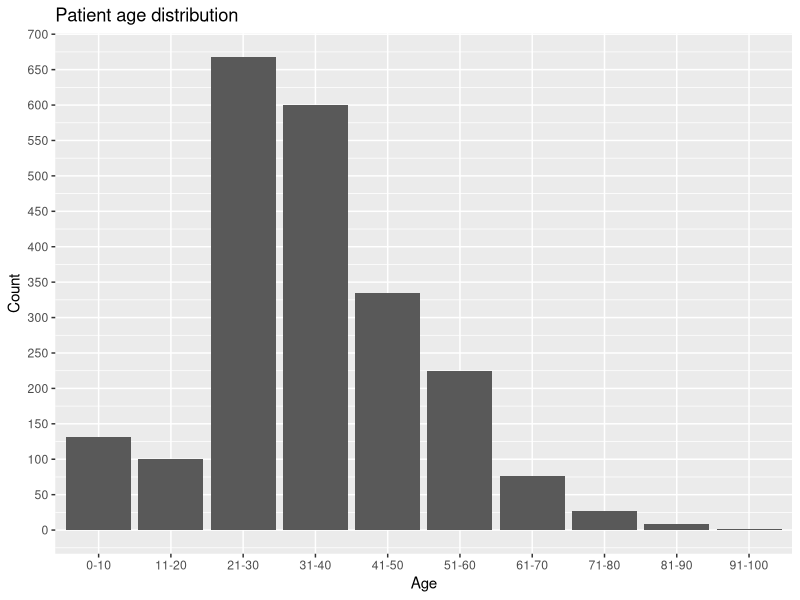
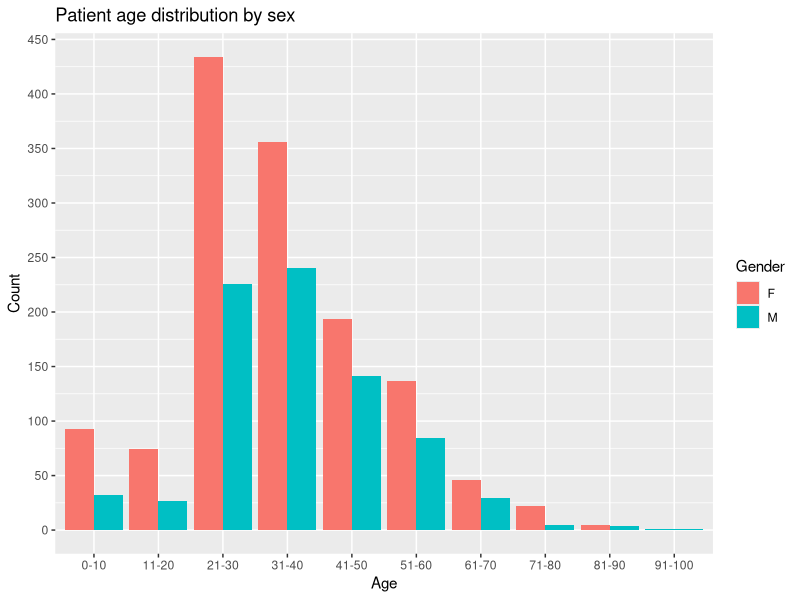
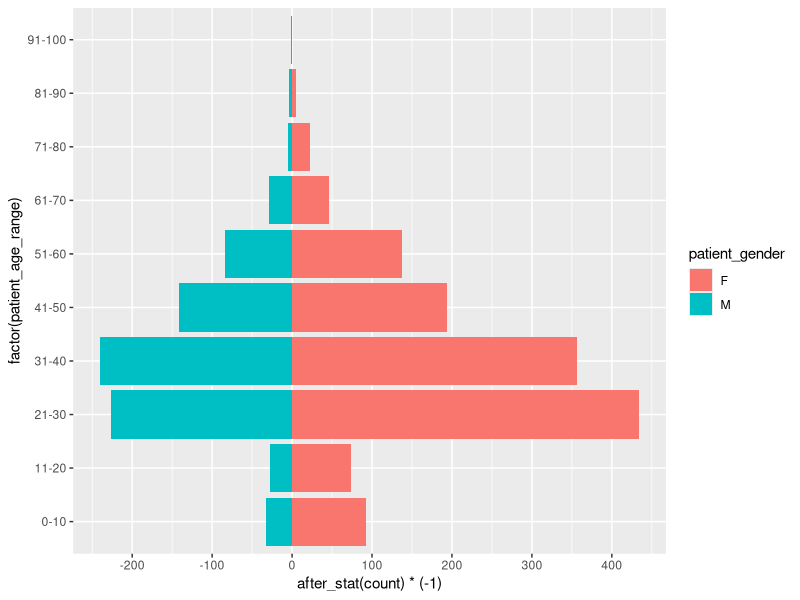

Write R code to recreate these figures, in order.
## ---- chunk 1
library(tidyverse)
library(stringr)
library(openxlsx)

qare = read.xlsx("care_plateforme.xlsx", sheet = 1)
## ---- chunk 2
qare = qare %>% select(-c(ticked_cardio_vascular_family, ticked_asthma, ticked_stress, ticked_psycho, ticked_neuroleptics,
                ticked_bcg, ticked_diphtheria_polio, ticked_tetanus, ticked_pertussis, ticked_haemophilus,
                ticked_hepatitis_b, ticked_pneumococcus, ticked_meningitis_c, ticked_mmr, ticked_hpv, ticked_influenza,
                ticked_zona, ticked_food, ticked_diet, ticked_alcohol, ticked_cigarettes, ticked_exercise)) %>% 
    mutate(
        consultation_id = as.numeric(as.factor(consultation_id)),
        patient_id = as.numeric(as.factor(patient_id)),
        physician_id = as.numeric(as.factor(physician_id))
        )


## ---- chunk 3
qare %>% 
    ggplot()+
    geom_bar(aes(x = patient_age_range))+
    scale_y_continuous(breaks = seq(0,1000,50))+
    labs(title = "Patient age distribution",
         y = "Count",
         x = "Age")

qare %>% 
    filter(!is.na(patient_gender)) %>% 
    ggplot()+
    geom_bar(aes(x = patient_age_range, fill = patient_gender), position = "dodge")+
    scale_y_continuous(breaks = seq(0,1000,50))+
    labs(title = "Patient age distribution by sex",
         y = "Count",
         x = "Age",
         fill = "Gender")


 #pivot_wider(names_from = patient_gender, values_from = c(n, "%")) %>% 
    #rename("F" = n_F,"M" = n_M,"NA" = n_NA,"F%" = `%_F`,"M%" = `%_M`,"NA%" = `%_NA`) %>% 
    #select(-contains("NA")) %>% 
    #mutate(F = paste(`F`," (",`F%`,"%)", sep = ""),
    #       M = paste(`M`," (",`M%`,"%)", sep = "")) %>% 
    #select(-`F%`, -`M%`) %>% 
    #rename("Age_category" = patient_age_range) %>% 

tab = qare %>% select(patient_gender,patient_age_range) 

ggplot(data = tab, aes(x=factor(patient_age_range),fill=patient_gender)) + 
    geom_bar(data=subset(tab, tab$patient_gender=="F"), position = "identity") + 
    geom_bar(data=subset(tab, tab$patient_gender=="M"),aes(y=after_stat(count)*(-1))) + 
    scale_y_continuous(breaks=seq(-1000,1000,100)) + 
    coord_flip()+
    labs()
